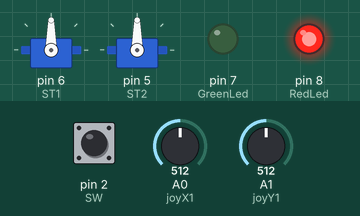
The sketch below on a simulated Arduino Uno, built with avr-gcc and run on an emulated ATmega328P. On the bench: 2 × servo, output pins drawn as LEDs (lit = HIGH). Inputs (shaded band) come from the test bench; at power-on: pin 2 (SW) HIGH, A0 (joyX1) = 512, A1 (joyY1) = 512.

Above: at 1.2 s.
1.3 s: pin 2 (SW) pulled LOW for 0.15 s
At 1.38 s:
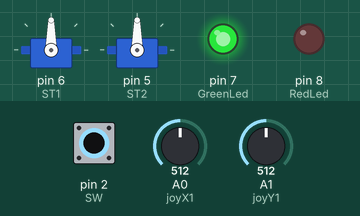
2.9 s: pin 2 (SW) pulled LOW for 3.2 s
At 7.1 s:
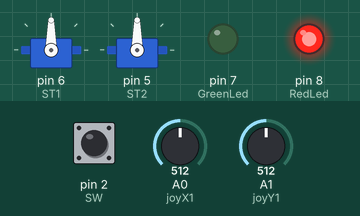
Timing chart, 0 to 8.6 s (numbered marks = the images above; inputs shaded):
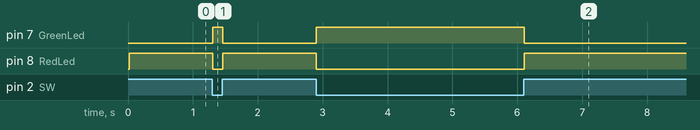

The sketch:

1JoySaber2motorVersion2GOOD.ino
```cpp
//created by Fabiolus 2021/01/08
//the_fabiolous@hotmail.com
/*


  Reference:
  - https://www.dimensionengineering.com/info/arduino
  - https://www.dimensionengineering.com/datasheets/Sabertooth2x25v2.pdf
  dipswitch wizzard
  - https://www.dimensionengineering.com/datasheets/SabertoothDIPWizard/start.htm

  Hardware:
  - 1x Arduino Uno
  - 1x Sabertooth 25 Dual 25A Motor Driver version 2
  - 1 x Mini Thumb Joystick
  - 2 x dc motors (using servo library since Sabertooth seem to only accept for R/C or micro controller control


  Features:
  - Move 2 motors using one Joystick Independently

  The circuit:
  - First motor signal out PWM pin 6 to sabertooth S1
  - Second motor signal out PWM pin 5 to sabertooth S2
  - Joystick1 X angle attached to analog pins A0
  - Joystick1 Y angle attached to analog pins A1


  Author:
  Fabiolus
sabertooth switch
1= down rc mode input
2= up rc mode input
3= up using Nimh battery
4= up mixed mode differential drive
5= down exponential response
6= down 4x sensivity mode

*/

#include <Servo.h>

const int joyX1 = A0;        // Joystick 1 X Axis
const int joyY1 = A1;        // Joystick 1 Y Axis
int SW = 2;                 // button
int SW_state = 0;           //button state
int Xval;                  //value to control speed for POT X
int Yval;                  //value to control speed for POT Y

Servo ST1, ST2;     //two motors

#define GreenLed  7    // green led
#define RedLed  8      // red led
void setup() {

// attach Servo and assign pin with min/max
  ST1.attach(6, 1000, 2000);
  ST2.attach(5, 1000, 2000);


//setting pin mode
  pinMode(SW, INPUT_PULLUP);
  pinMode(GreenLed, OUTPUT);
  pinMode(RedLed, OUTPUT);


  // Inizialize Serial
  Serial.begin(9600);
}


void loop() {

  //SW_state = digitalRead(SW);
  //Serial.println(SW_state);
  // analogRead values go from 0 to 1023, analogWrite values from 0 to 255

  Xval = analogRead(joyX1);
  Xval = map(Xval, 0, 1023, 0, 180);     // scale it to use it with the servo (result  between 0 and 180)

  Yval = analogRead(joyY1);
  Yval = map(Yval, 0, 1023, 0, 180);     // scale it to use it with the servo (result between 70 and 180)


  // sets the servo position according to the scaled value
 // ST1.write(servoVal);                           // sets the servo position according to the scaled value
 // ST2.write(servoVal2);
  delay(15);                                        // waits for the servo to get there

  if (digitalRead(SW) == LOW) {

    ST1.attach(6, 1000, 2000);
    ST2.attach(5, 1000, 2000);
    ST1.write(Xval);                           // sets the servo position according to the scaled value
    ST2.write(Yval);

    digitalWrite(RedLed, LOW);
    digitalWrite(GreenLed, HIGH);

  }  else  {

    ST1.detach();                           // sets the servo position according to the scaled value
    ST2.detach();
    digitalWrite(RedLed, HIGH);
    digitalWrite(GreenLed, LOW);
  }

}
```

Measured:
- after the input at 1.3 s, pin 7 (GreenLed): LOW → HIGH at once, → LOW 0.15 s later; pin 8 (RedLed): HIGH → LOW at once, → HIGH 0.15 s later
- after the input at 2.9 s, pin 7 (GreenLed): LOW → HIGH at once, → LOW 3.2 s later; pin 8 (RedLed): HIGH → LOW at once, → HIGH 3.2 s later
